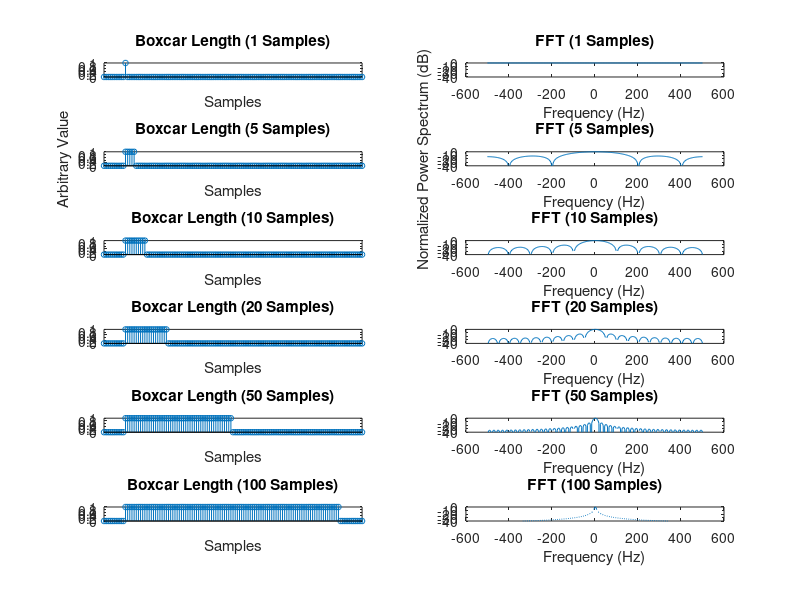

Reproduce this figure in MATLAB.
function []=boxcar_fft();
% function []=boxcar_fft();
%
% Compute the FFT of the boxcar averager with a different number of samples
%
% INPUTS: None
%
% OUTPUTS: None
%
% EXAMPLE: boxcar_fft
%
% Mark Palmeri (mlp6)
% BME154L S12 PS6
% 2012-03-19

% define the number of samples for the boxcar averager
N=[1 5 10 20 50 100];

% define the sampling frequency to be able to compute the frequency axis for the FFT
fs = 1000; % Hz

for n=1:length(N),
    box = zeros(300,1);
    box(100:100+N(n)-1) = 1;
    boxcarFFT = fft(box);
    f = linspace(-fs/2,fs/2,length(boxcarFFT)); 
    subplot(length(N),2,n*2-1);
    stem(box,'MarkerSize',4);
    xlim([90 210]);
    title(sprintf('Boxcar Length (%i Samples)',N(n)));
    set(gca,'XTick',[])
    xlabel('Samples');
    if(n == 2),
        ylabel('Arbitrary Value');
    end;
    subplot(length(N),2,n*2);
    plot(f,fftshift(20*log10(abs(boxcarFFT)./max(abs(boxcarFFT)))));
    ylim([-40 0]);
    xlabel('Frequency (Hz)');
    if(n == 2),
        ylabel('Normalized Power Spectrum (dB)');
    end;
    title(sprintf('FFT (%i Samples)',N(n)));
end;

print('-depsc2','boxcar_fft.eps');
